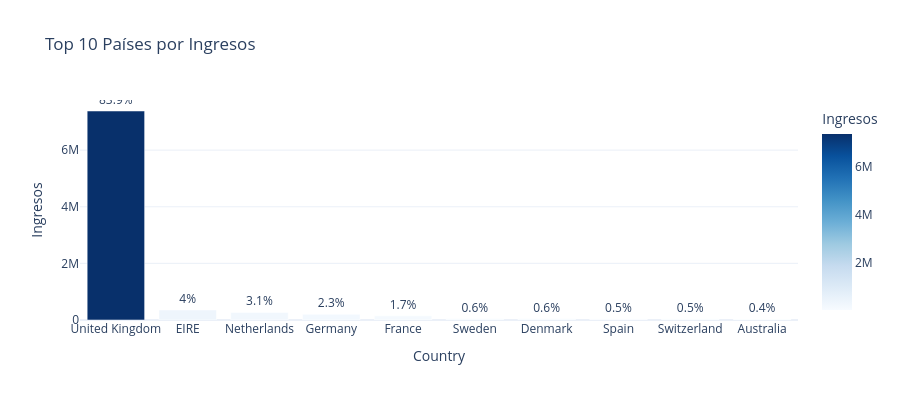

Write notebook code for a chart like this one.
### Markdown cell above
### 4.2 Ventas por País

Reino Unido domina ampliamente, pero hay oportunidades en otros mercados.

### Code cell
pais = df.groupby('Country').agg(
    Ingresos=('TotalPrice','sum'),
    Pedidos=('Invoice','nunique'),
    Clientes=('Customer ID','nunique')
).reset_index().sort_values('Ingresos', ascending=False)
pais['%'] = (pais['Ingresos'] / pais['Ingresos'].sum() * 100).round(1)

fig = px.bar(pais.head(10), x='Country', y='Ingresos',
             text='%', color='Ingresos', color_continuous_scale='Blues',
             title='Top 10 Países por Ingresos')
fig.update_traces(texttemplate='%{text}%', textposition='outside')
fig.update_layout(height=400, template='plotly_white')
fig.show()

print(f'Reino Unido: {pais.iloc[0]["Ingresos"]:,.0f} ({pais.iloc[0]["%"]}% del total)')

### Figure 1 — Plotly figure (JSON) as saved in the notebook; plotly's stock layout.template omitted (floating-point values rounded to 4 significant figures)
{"data": [{"hovertemplate": "Country=%{x}<br>Ingresos=%{marker.color}<br>%=%{text}<extra></extra>", "legendgroup": "", "marker": {"color": [7382000.0, 356000.0, 268800.0, 202000.0, 146100.0, 53150.0, 50910.0, 47570.0, 43920.0, 31450.0], "coloraxis": "coloraxis", "pattern": {"shape": ""}}, "name": "", "orientation": "v", "showlegend": false, "text": [83.9, 4.0, 3.1, 2.3, 1.7, 0.6, 0.6, 0.5, 0.5, 0.4], "textposition": "outside", "texttemplate": "%{text}%", "type": "bar", "x": ["United Kingdom", "EIRE", "Netherlands", "Germany", "France", "Sweden", "Denmark", "Spain", "Switzerland", "Australia"], "xaxis": "x", "y": [7382000.0, 356000.0, 268800.0, 202000.0, 146100.0, 53150.0, 50910.0, 47570.0, 43920.0, 31450.0], "yaxis": "y"}], "layout": {"barmode": "relative", "coloraxis": {"autocolorscale": false, "colorbar": {"title": {"text": "Ingresos"}}, "colorscale": [[0, "rgb(247,251,255)"], [0.125, "rgb(222,235,247)"], [0.25, "rgb(198,219,239)"], [0.375, "rgb(158,202,225)"], [0.5, "rgb(107,174,214)"], [0.625, "rgb(66,146,198)"], [0.75, "rgb(33,113,181)"], [0.875, "rgb(8,81,156)"], [1, "rgb(8,48,107)"]]}, "height": 400, "legend": {"tracegroupgap": 0}, "title": {"text": "Top 10 Países por Ingresos"}, "xaxis": {"anchor": "y", "domain": [0, 1], "title": {"text": "Country"}}, "yaxis": {"anchor": "x", "domain": [0, 1], "title": {"text": "Ingresos"}}}}
